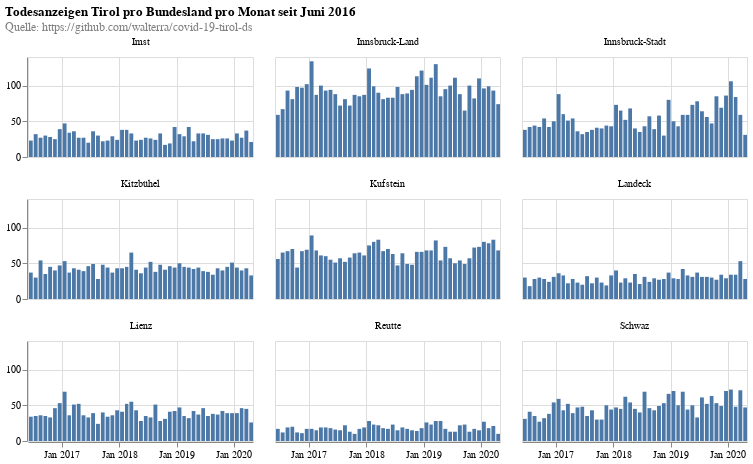

This figure's notebook cell:
### Code cell
alt.renderers.enable('html')
alt.data_transformers.disable_max_rows()
chartDistrictsBars = alt.Chart().mark_bar().encode(
    x=alt.X('yearmonth(date):T', title=None),
    y=alt.Y('sum(count):Q', title=None),
    tooltip=['yearmonth(date):T', 'sum(count):Q']
).properties(
    width=225,
    height=100,
)

chartDistrictsLine = alt.Chart().mark_rule(color='lightblue').encode(
    y='avg:Q',
    size=alt.SizeValue(1.5),
    tooltip=['avg:Q']
).transform_timeunit(
    yearmonth='yearmonth(date)'
).transform_aggregate(
    sum_deaths='sum(count)',
    sum_buckets='distinct(yearmonth)'
).transform_calculate(
    avg='datum.sum_deaths / datum.sum_buckets'
)

chartDistricts = alt.layer(chartDistrictsBars, data=df_by_day_by_district).facet(
    facet=alt.Facet('district:N', title=None),
    columns=3,
    title={
      "text": ["Todesanzeigen Tirol pro Bundesland pro Monat seit Juni 2016"], 
      "subtitle": [
          "Quelle: https://github.com/walterra/covid-19-tirol-ds"
      ],
      "color": "black",
      "subtitleColor": "gray"
    },
)


chartDistricts

### Figure 1 — Vega-Lite specification as saved in the notebook (floating-point values rounded to 4 significant figures; data arrays with more than 128 entries replaced by an {"elided": "..."} marker saying what was removed)
{"config": {"view": {"continuousWidth": 400, "continuousHeight": 300}}, "data": {"name": "data-581baede0460e061ab95d3b85e9b5e07"}, "facet": {"type": "nominal", "field": "district", "title": null}, "spec": {"layer": [{"mark": "bar", "encoding": {"tooltip": [{"type": "temporal", "field": "date", "timeUnit": "yearmonth"}, {"type": "quantitative", "aggregate": "sum", "field": "count"}], "x": {"type": "temporal", "field": "date", "timeUnit": "yearmonth", "title": null}, "y": {"type": "quantitative", "aggregate": "sum", "field": "count", "title": null}}, "height": 100, "width": 225}]}, "columns": 3, "title": {"text": ["Todesanzeigen Tirol pro Bundesland pro Monat seit Juni 2016"], "subtitle": ["Quelle: https://github.com/walterra/covid-19-tirol-ds"], "color": "black", "subtitleColor": "gray"}, "$schema": "https://vega.github.io/schema/vega-lite/v4.8.1.json", "datasets": {"data-581baede0460e061ab95d3b85e9b5e07": {"elided": "9197 records"}}}
